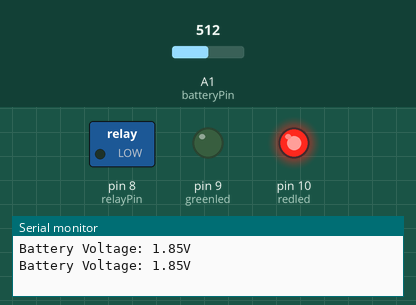
This sketch was run on a simulated Arduino Uno, built with avr-gcc and run on an emulated ATmega328P. Parts: switched loads named in the sketch (green lamp = pin HIGH), output pins drawn as LEDs (lit = HIGH), the last lines printed to the serial monitor. The test bench sets the inputs (shaded band); at power-on: A1 (batteryPin) = 512.

Above: at 2.8 s.
2.9 s: A1 (batteryPin) set to 821
6.2 s: A1 (batteryPin) set to 843
At 9.3 s:
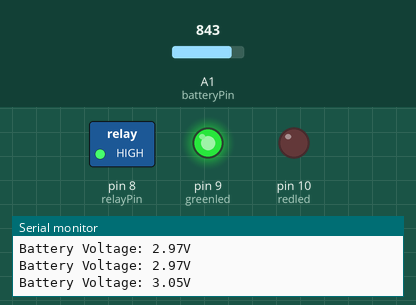
10.5 s: A1 (batteryPin) set to 716
At 13.6 s:
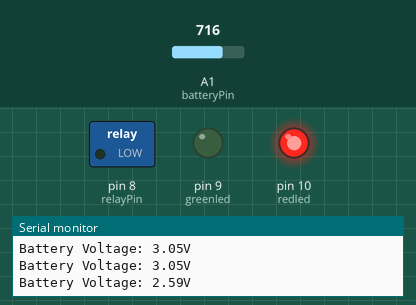
14.5 s: A1 (batteryPin) set to 900
At 17.9 s:
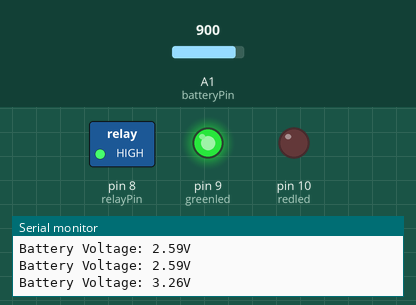
Timing chart, 0 to 19.4 s (numbered marks = the images above; inputs shaded):
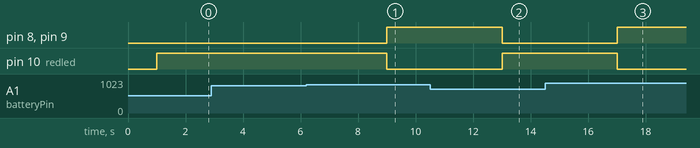

The sketch:

RelayTest.ino
```cpp
const int relayPin = 8; // Pin connected to the relay
const int greenled = 9;
const int redled = 10;
const int batteryPin = A1;

void setup() {
  Serial.begin(9600);
  pinMode(relayPin, OUTPUT); // Set the relay pin as an output
  pinMode(greenled, OUTPUT);
  pinMode(redled, OUTPUT);
}

void loop() {
   int sensorValue = analogRead(batteryPin); // Read analog value from battery pin
  float voltage = sensorValue * (5.0 / 1023.0) * (3.7 / 5.0); // Convert analog value to voltage (adjust 3.7 to your battery's full charge voltage)

  Serial.print("Battery Voltage: ");
  Serial.print(voltage);
  Serial.println("V");

  delay(1000); // Delay for stability
 if (voltage >= 3.0)
 {digitalWrite(relayPin, HIGH); // Turn the relay ON (close the circuit)
  digitalWrite(greenled, HIGH);
  digitalWrite(redled, LOW);
  delay(1000); }// Wait for 1 second
  else
 {digitalWrite(relayPin, LOW);// Turn the relay OFF (open the circuit)
  digitalWrite(greenled, LOW);
  digitalWrite(redled, HIGH);
  delay(1000);} // Wait for 1 second
}
```

Measured:
- the behaviour switches between 829 and 830 on A1 (batteryPin) (found by bisection; images 0 and 1)
- after the input at 6.2 s, pin 8 (relayPin), pin 9 (greenled): LOW → HIGH after 2.8 s; pin 10 (redled): HIGH → LOW after 2.8 s
- after the input at 10.5 s, pin 8 (relayPin), pin 9 (greenled): HIGH → LOW after 2.5 s; pin 10 (redled): LOW → HIGH after 2.5 s
- after the input at 14.5 s, pin 8 (relayPin), pin 9 (greenled): LOW → HIGH after 2.5 s; pin 10 (redled): HIGH → LOW after 2.5 s
